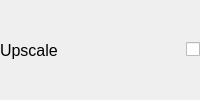
                                   <widget class="QWidget" name="widget_38" native="true">
                                    <layout class="QHBoxLayout" name="horizontalLayout_58">
                                     <property name="leftMargin">
                                      <number>0</number>
                                     </property>
                                     <property name="topMargin">
                                      <number>0</number>
                                     </property>
                                     <property name="rightMargin">
                                      <number>0</number>
                                     </property>
                                     <property name="bottomMargin">
                                      <number>0</number>
                                     </property>
                                     <item>
                                      <widget class="QWidget" name="widget_39" native="true">
                                       <layout class="QHBoxLayout" name="horizontalLayout_57">
                                        <property name="leftMargin">
                                         <number>0</number>
                                        </property>
                                        <property name="topMargin">
                                         <number>0</number>
                                        </property>
                                        <property name="rightMargin">
                                         <number>0</number>
                                        </property>
                                        <property name="bottomMargin">
                                         <number>0</number>
                                        </property>
                                        <item>
                                         <widget class="QLabel" name="label_77">
                                          <property name="font">
                                           <font>
                                            <pointsize>12</pointsize>
                                           </font>
                                          </property>
                                          <property name="text">
                                           <string>Upscale</string>
                                          </property>
                                         </widget>
                                        </item>
                                        <item>
                                         <spacer name="horizontalSpacer_27">
                                          <property name="orientation">
                                           <enum>Qt::Orientation::Horizontal</enum>
                                          </property>
                                          <property name="sizeHint" stdset="0">
                                           <size>
                                            <width>40</width>
                                            <height>0</height>
                                           </size>
                                          </property>
                                         </spacer>
                                        </item>
                                        <item>
                                         <widget class="QCheckBox" name="upscaleCheckBox">
                                          <property name="text">
                                           <string />
                                          </property>
                                         </widget>
                                        </item>
                                       </layout>
                                      </widget>
                                     </item>
                                    </layout>
                                   </widget>
